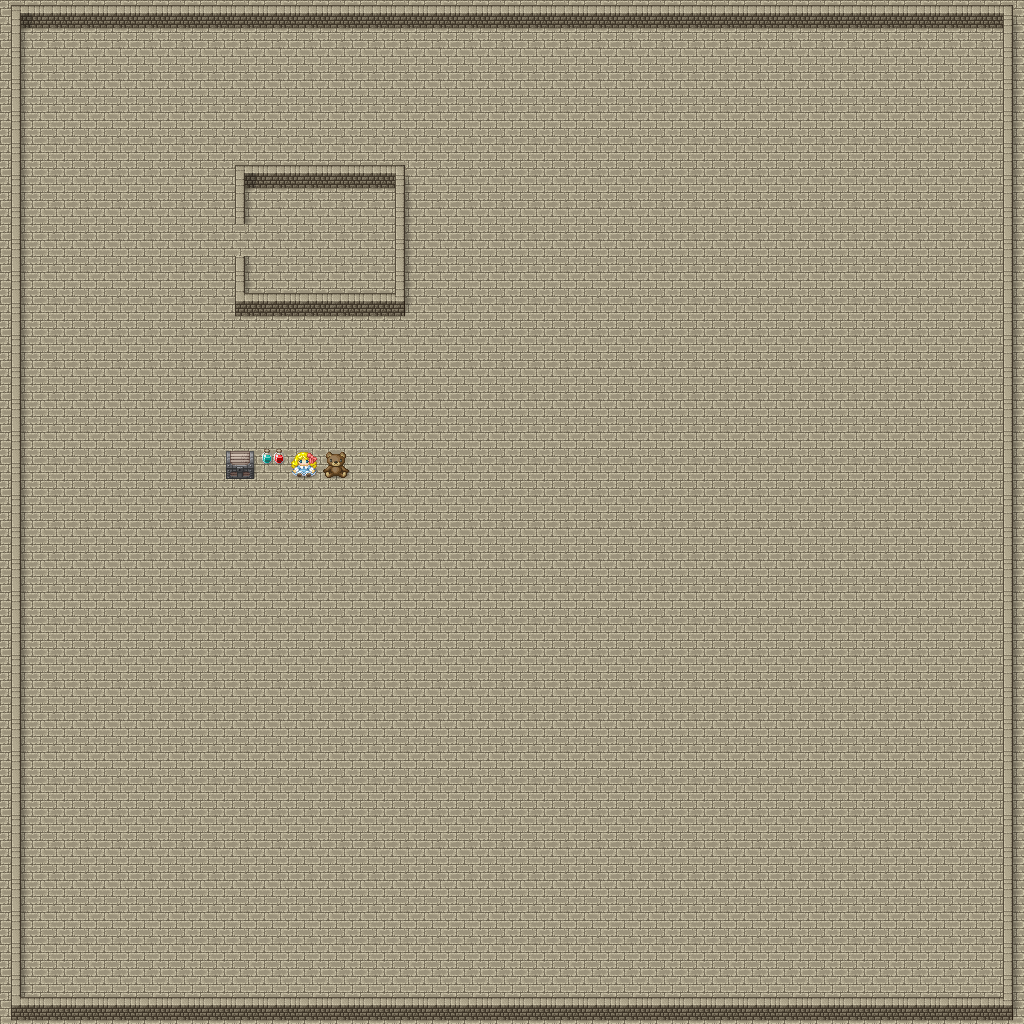

A 2D game scene composited from a Tiled map and its tileset images. What follows is a short description and the map's XML, with each tile layer's data collapsed to a summary:
An orthogonal 32x32 tile map with 32x32 px tiles, 4 tile layers (Floors, Walls, Doors, Items).

<map version="1.4" tiledversion="1.4.2" orientation="orthogonal" renderorder="right-down" width="32" height="32" tilewidth="32" tileheight="32" infinite="0" nextlayerid="9" nextobjectid="3">
 <tileset firstgid="1" source="[Base]BaseChip_pipo.tsx" />
 <layer id="1" name="Floors" width="32" height="32">
  <data>[1024 cells, 1024 non-empty, 1 distinct tile ids]</data>
 </layer>
 <layer id="4" name="Walls" width="32" height="32">
  <data>[1024 cells, 141 non-empty, 6 distinct tile ids]</data>
 </layer>
 <layer id="6" name="Doors" width="32" height="32">
  <data>[1024 cells, 0 non-empty, 0 distinct tile ids]</data>
 </layer>
 <layer id="7" name="Items" width="32" height="32">
  <properties>
   <property name="contents" value="" />
  </properties>
  <data>[1024 cells, 4 non-empty, 4 distinct tile ids]</data>
 </layer>
</map>
